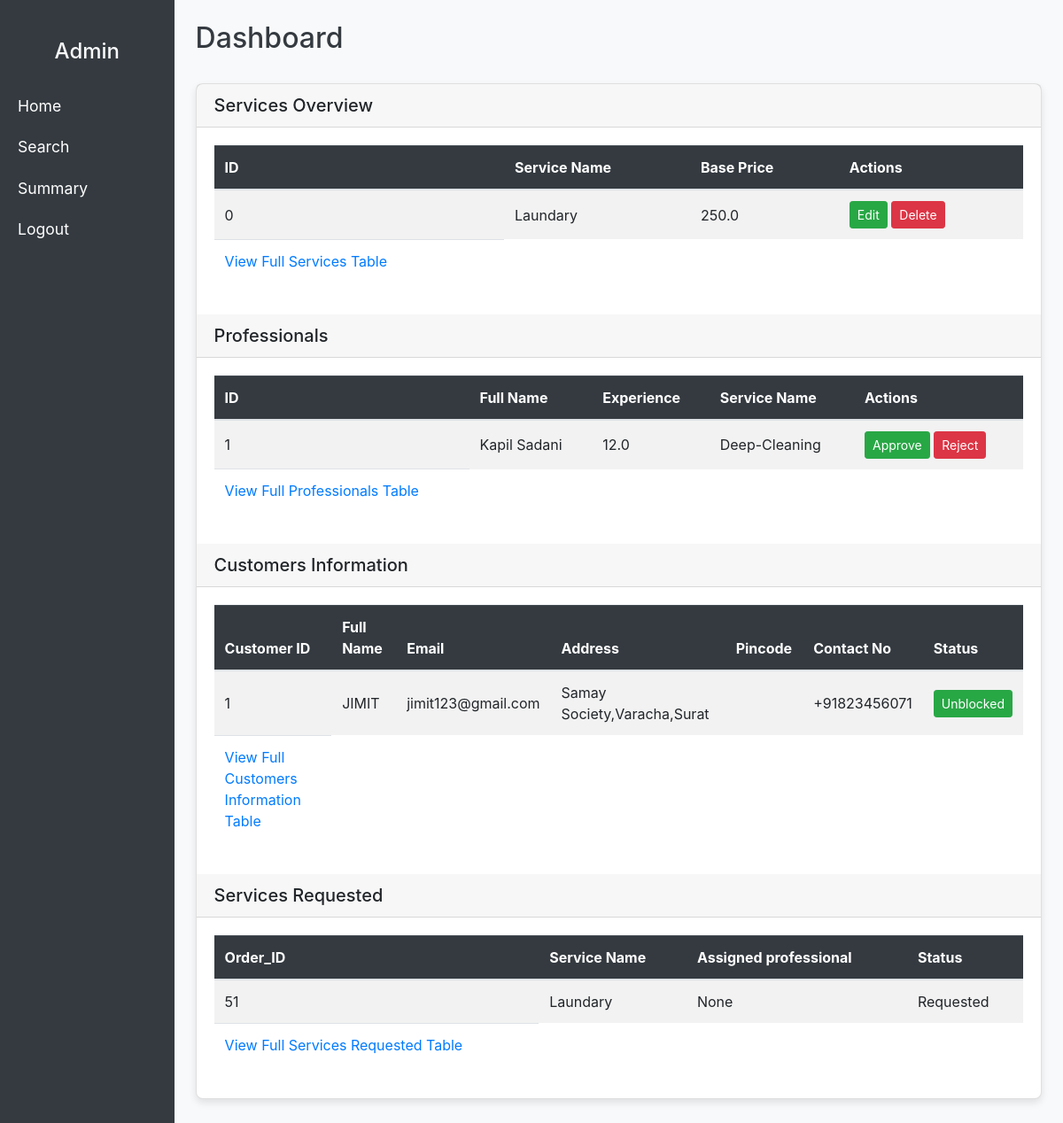
The page /admin on the database its author committed.
### codes/app.py (models this page shows)
class Services(db.Model):
    __tablename__="Services"
    ID = db.Column(db.Integer, primary_key=True, autoincrement=True,nullable=False)
    Service_Name = db.Column(db.String(80), nullable=False)
    Base_Price = db.Column(db.Float, nullable=False)

class Service_Professionals(db.Model):
    __tablename__="Service_Professionals"
    professional_id=db.Column(db.Integer, primary_key=True, autoincrement=True,nullable=False)
    full_name = db.Column(db.String(80))
    password=db.Column(db.String(80),nullable=False)
    email= db.Column(db.String(80),nullable=False)
    address=db.Column(db.String(180), nullable=False)
    pin_code=db.Column(db.Integer,nullable=False)
    age=db.Column(db.Integer,nullable=False)
    Experience=db.Column(db.Float,nullable=False)
    service_provide=db.Column(db.String(80),nullable=False)
    phone_number=db.Column(db.String(80))
    status=db.Column(db.String(80),default="Waiting")

class Customers(db.Model):
    __tablename__="Customers"
    customer_id=db.Column(db.Integer,primary_key=True,autoincrement=True,nullable=False)
    full_name = db.Column(db.String(80))
    password=db.Column(db.String(80),nullable=False)
    email= db.Column(db.String(80),nullable=False)
    address=db.Column(db.String(180), nullable=False)
    pin_code=db.Column(db.Integer,nullable=False)
    phone_number=db.Column(db.String(80))
    status=db.Column(db.String(80),default="Unblocked")

class Service_History(db.Model):
    __tablename__="Service_History"
    order_id=db.Column(db.Integer,primary_key=True,autoincrement=True,nullable=False)
    full_name = db.Column(db.String(80))
    service_name=db.Column(db.String(80),nullable=False)
    package_id=db.Column(db.Integer,nullable=False)
    professional_name=db.Column(db.String(80))
    phone_number=db.Column(db.String(80))
    action=db.Column(db.String(80),nullable=False,default='Requested')
    request_date=db.Column(db.String(80))

### codes/app.py (the view)
@app.route("/admin",methods=["GET","POST"])
def admin():
    services = Services.query.all()
    professionals=Service_Professionals.query.all()
    service_request=Service_History.query.all()
    customers=Customers.query.all()
    return render_template('admin.html',services=services,professionals=professionals,service_request=service_request,customers=customers)

### templates/admin.html
{% extends "layout2.html"%}
    {%block body%}
            <div class="card mb-4">
                <div class="card-header">
                    <h5 class="mb-0">Services Overview</h5>
                </div>
                    <div class="card-body">
                        <table class="table table-striped">
                            <thead class="table-dark">
                                <tr>
                                    <th>ID</th>
                                    <th>Service Name</th>
                                    <th>Base Price</th>
                                    <th>Actions</th>
                                </tr>
                            </thead>
                            <tbody>
                                <tr>
                                    <td>{{services[0].ID}}</td>
                                    <td>{{services[0].Service_Name}}</td>
                                    <td>{{services[0].Base_Price}}</td>
                                <td>
                                    <button class="btn btn-success btn-sm">Edit</button>
                                    <button class="btn btn-danger btn-sm">Delete</button>
                                </td>
                                </tr>
                                <td><a href="/admin_services">View Full Services Table</a></td>
                            </tbody>
                        </table>
                    </div>
                    <div class="card-header">
                        <h5 class="mb-0">Professionals</h5>
                    </div>
                    <div class="card-body">
                        <table class="table table-striped">
                            <thead class="table-dark">
                                <tr>
                                    <th>ID</th>
                                    <th>Full Name</th>
                                    <th>Experience</th>
                                    <th>Service Name</th>
                                    <th>Actions</th>
                                </tr>
                            </thead>
                            <tbody>
                            <tr>
                                <td>{{professionals[0].professional_id}}</td>
                                <td>{{professionals[0].full_name}}</td>
                                <td>{{professionals[0].Experience}}</td>
                                <td>{{professionals[0].service_provide}}</td>
                                <td>
                                    <button class="btn btn-success btn-sm">Approve</button>
                                    <button class="btn btn-danger btn-sm">Reject</button>
                                </td>
                            </tr>
                            <td><a href="/admin_professionals">View Full Professionals Table</a></td>
                            </tbody>
                        </table>
                    </div>
                    <div class="card-header">
                        <h5 class="mb-0">Customers Information</h5>
                    </div>
                    <div class="card-body">
                        <table class="table table-striped">
                            <thead class="table-dark">
                                <tr>
                                    <th>Customer ID</th>
                                    <th>Full Name</th>
                                    <th>Email</th>
                                    <th>Address</th>
                                    <th>Pincode</th>
                                    <th>Contact No</th>
                                    <th>Status</th>
                                </tr>
                            </thead>
                            <tbody>
                                <tr>
                                    {%if customers%}
                                    <td>{{customers[0].customer_id}}</td>
                                    <td>{{customers[0].full_name}}</td>
                                    <td>{{customers[0].email}}</td>
                                    <td>{{customers[0].address}}</td>
                                    <td>{{customers[0].pincode}}</td>
                                    <td>{{customers[0].phone_number}}</td>
                                    <td>
                                        <button class="btn btn-success btn-sm">Unblocked</button>
                                    </td>
                                    {%endif%}
                                </tr>
                                <td><a href="/admin_customers">View Full Customers Information Table</a></td>
                            </tbody>
                        </table>
                    </div>
                    <div class="card-header">
                        <h5 class="mb-0">Services Requested</h5>
                    </div>
                    <div class="card-body">
                        <table class="table table-striped">
                            <thead class="table-dark">
                                <tr>
                                    <th>Order_ID</th>
                                    <th>Service Name</th>
                                    <th>Assigned professional</th>
                                    <th>Status</th>
                                </tr>
                            </thead>
                            <tbody>
                                <tr>
                                    {%if service_request%}
                                    <td>{{service_request[0].order_id}}</td>
                                    <td>{{service_request[0].service_name}}</td>
                                    <td>{{service_request[0].professional_name}}</td>
                                    <td>
                                        {{service_request[0].action}}
                                    </td>
                                    {%endif%}
                                </tr>
                                <td><a href="/admin_services_requested">View Full Services Requested Table</a></td>
                            </tbody>
                        </table>
                    </div>
                {%endblock%}

### static/style2.css (style rules this page uses)
.card { border-radius: 8px; box-shadow: 0px 4px 8px rgba(0, 0, 0, 0.1); }
.table th, .table td { vertical-align: middle; }
.table th { background-color: #343a40; color: white; }
.btn-sm { padding: 0.25rem 0.5rem; }
a { color: #007bff; }

### rows shown on the page
Services: ID "0", Service_Name "Laundary", Base_Price "250.0"
Service_Professionals: professional_id "1", full_name "Kapil Sadani", Experience "12.0", service_provide "Deep-Cleaning"
Customers: customer_id "1", full_name "JIMIT", email "jimit123@gmail.com", address "Samay Society,Varacha,Surat", phone_number "+91823456071"
Service_History: order_id "51", service_name "Laundary", professional_name "None", action "Requested"
